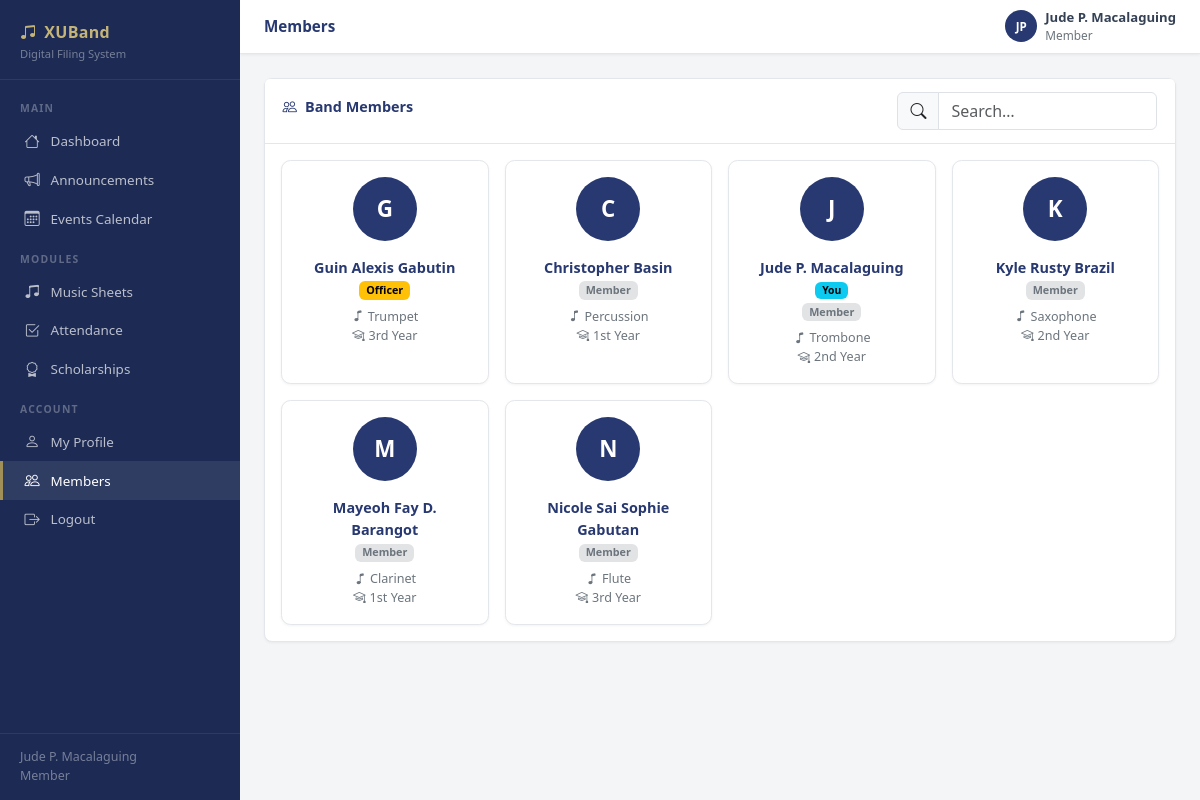
/band-members.php (signed in), run on the app's committed database.
### tables this page shows
CREATE TABLE IF NOT EXISTS users (
    id INT AUTO_INCREMENT PRIMARY KEY,
    name VARCHAR(100) NOT NULL,
    email VARCHAR(150) NOT NULL UNIQUE,
    password_hash VARCHAR(255) NOT NULL,
    role ENUM('moderator','officer','member') NOT NULL DEFAULT 'member',
    instrument VARCHAR(100) DEFAULT NULL,
    year_level VARCHAR(20) DEFAULT NULL,
    student_id VARCHAR(50) DEFAULT NULL,
    contact_number VARCHAR(20) DEFAULT NULL,
    status ENUM('active','inactive') NOT NULL DEFAULT 'active',
    profile_notes TEXT DEFAULT NULL,
    avatar_path VARCHAR(255) DEFAULT NULL,
    scholarship_status ENUM('Not Scholar','Half Scholar','Full Scholar') NOT NULL DEFAULT 'Not Scholar',
    created_at DATETIME NOT NULL DEFAULT CURRENT_TIMESTAMP,
    updated_at DATETIME NOT NULL DEFAULT CURRENT_TIMESTAMP ON UPDATE CURRENT_TIMESTAMP
);

### includes/auth.php (called while the page is built, shortened)
<?php
require_once __DIR__ . '/db.php';
function isLoggedIn(): bool {
    return !empty($_SESSION['user_id']);
}
function currentUser(): ?array {
    return [
        'id'    => $_SESSION['user_id'],
        'name'  => $_SESSION['user_name'],
        'role'  => $_SESSION['user_role'],
        'email' => $_SESSION['user_email'],
    ];
}

### includes/db.php (called while the page is built, shortened)
<?php
function getDB(): PDO {
    static $pdo = null;
    if ($pdo === null) {
        $host = DB_HOST === 'localhost' ? '127.0.0.1' : DB_HOST;
        $dsn = 'mysql:host=' . $host . ';port=' . DB_PORT . ';dbname=' . DB_NAME . ';charset=utf8mb4';
        try {
            $pdo = new PDO($dsn, DB_USER, DB_PASS, [
                PDO::ATTR_ERRMODE            => PDO::ERRMODE_EXCEPTION,
                PDO::ATTR_DEFAULT_FETCH_MODE => PDO::FETCH_ASSOC,
                PDO::ATTR_EMULATE_PREPARES   => false,
                PDO::ATTR_TIMEOUT            => 10,
            ]);
        } catch (PDOException $e) {
            http_response_code(500);
            die(json_encode(['error' => 'Database connection failed: ' . $e->getMessage()]));
        }
    }
    return $pdo;
}
function dbQuery(string $sql, array $params = []): array {
    $stmt = getDB()->prepare($sql);
    $stmt->execute($params);
    return $stmt->fetchAll();
}

### public/band-members.php (the view, shortened to what this page needs)
<?php
require_once __DIR__ . '/../includes/auth.php';
require_once __DIR__ . '/../includes/db.php';
require_once __DIR__ . '/../includes/helpers.php';
require_once __DIR__ . '/../includes/layout.php';
$user = currentUser();
$members = dbQuery(
    'SELECT u.id, u.name, u.role, u.instrument, u.year_level, u.student_id,
            u.status, u.avatar_path, COALESCE(ps.total_points,0) AS penalty_points
     FROM users u
     LEFT JOIN penalty_summary ps ON ps.user_id = u.id
     WHERE u.role != "moderator" AND u.status = "active"
     ORDER BY u.role ASC, u.name ASC'
);
layout_head('Members', 'band-members');
?>
<div class="card">
  <div class="card-header d-flex justify-content-between align-items-center flex-wrap gap-2">
    <span class="card-title"><i class="bi bi-people me-2"></i>Band Members</span>
    <div class="input-group" style="max-width:260px">
      <span class="input-group-text"><i class="bi bi-search"></i></span>
      <input id="memberSearch" type="search" class="form-control" placeholder="Search…">
    </div>
  </div>
  <div class="card-body p-3">
    <?php if (!$members): ?>
    <div class="empty-state">
      <div class="empty-icon"><i class="bi bi-people"></i></div>
      <p>No members found.</p>
    </div>
    <?php else: ?>
    <div class="row g-3" id="memberGrid">
      <?php foreach ($members as $m):
        $initials = strtoupper(substr($m['name'], 0, 1));
        $isMe = $m['id'] === $user['id'];
      ?>
      <div class="col-sm-6 col-md-4 col-lg-3 member-item">
        <div class="card h-100 text-center p-3" style="border:1.5px solid #e3e6ea;border-radius:.6rem">
          <?php if (!empty($m['avatar_path']) && file_exists(__DIR__ . '/' . $m['avatar_path'])): ?>
          <img src="<?= h($m['avatar_path']) ?>" alt="<?= h($m['name']) ?>"
               style="width:64px;height:64px;border-radius:50%;object-fit:cover;margin:0 auto .75rem">
          <?php else: ?>
          <div class="user-avatar mx-auto mb-3" style="width:64px;height:64px;font-size:1.4rem">
            <?= h($initials) ?>
          </div>
          <?php endif; ?>
          <div class="fw-bold" style="color:var(--xu-navy)"><?= h($m['name']) ?><?= $isMe ? ' <span class="badge text-bg-info" style="font-size:.65rem">You</span>' : '' ?></div>
          <div class="mb-2"><?= roleBadge($m['role']) ?></div>
          <?php if ($m['instrument']): ?>
          <div class="text-muted small"><i class="bi bi-music-note me-1"></i><?= h($m['instrument']) ?></div>
          <?php endif; ?>
          <?php if ($m['year_level']): ?>
          <div class="text-muted small"><i class="bi bi-mortarboard me-1"></i><?= h($m['year_level']) ?></div>
          <?php endif; ?>
        </div>
      </div>
      <?php endforeach; ?>
    </div>
    <?php endif; ?>
  </div>
</div>
<?php layout_foot(); ?>

### includes/layout.php (shortened to what this page needs)
<?php
function layout_head(string $title = 'XUBand', string $pageKey = ''): void {
    $user = currentUser();
    $initials = strtoupper(implode('', array_map(fn($w) => $w[0], explode(' ', $user['name']))));
    $initials = substr($initials, 0, 2);
    $role = $user['role'];
    $currentPage = basename($_SERVER['PHP_SELF'], '.php');
    $isActive = fn(string $key) => ($key === $currentPage || $key === $pageKey) ? ' active' : '';
    $profile = \dbQueryOne('SELECT avatar_path FROM users WHERE id = ?', [$user['id']]);
    $avatarPath = $profile['avatar_path'] ?? '';
    $hasAvatar = !empty($avatarPath) && file_exists(__DIR__ . '/../public' . $avatarPath);
    ?>
<!DOCTYPE html>
<html lang="en">
<head>
  <link rel="stylesheet" href="/assets/css/bootstrap.min.css">
  <link rel="stylesheet" href="/assets/css/bootstrap-icons.min.css">
  <link rel="stylesheet" href="/assets/css/style.css">
</head>
<body>
<nav id="sidebar">
  <div class="sidebar-brand">
    <div class="brand-name"><i class="bi bi-music-note-beamed me-2"></i>XUBand</div>
    <div class="brand-sub">Digital Filing System</div>
  </div>
  <div class="sidebar-nav">
    <div class="sidebar-section">Main</div>
    <a href="/dashboard.php" class="sidebar-link<?= $isActive('dashboard') ?>">
      <i class="bi bi-house"></i> Dashboard
    </a>
    <a href="/announcements.php" class="sidebar-link<?= $isActive('announcements') ?>">
      <i class="bi bi-megaphone"></i> Announcements
    </a>
    <a href="/events.php" class="sidebar-link<?= $isActive('events') ?>">
      <i class="bi bi-calendar3"></i> Events Calendar
    </a>
    <div class="sidebar-section">Modules</div>
    <a href="/music-sheets.php" class="sidebar-link<?= $isActive('music-sheets') ?>">
      <i class="bi bi-music-note-beamed"></i> Music Sheets
    </a>
    <a href="/attendance.php" class="sidebar-link<?= $isActive('attendance') ?>">
      <i class="bi bi-check2-square"></i> Attendance
    </a>
    <a href="/scholarships.php" class="sidebar-link<?= $isActive('scholarships') ?>">
      <i class="bi bi-award"></i> Scholarships
    </a>
    <div class="sidebar-section">Account</div>
    <a href="/profile.php" class="sidebar-link<?= $isActive('profile') ?>">
      <i class="bi bi-person"></i> My Profile
    </a>
    <?php if (in_array($role, ['member', 'officer'])): ?>
    <a href="/band-members.php" class="sidebar-link<?= $isActive('band-members') ?>">
      <i class="bi bi-people"></i> Members
    </a>
    <?php endif; ?>
    <a href="/logout.php" class="sidebar-link" data-confirm="Log out?">
      <i class="bi bi-box-arrow-right"></i> Logout
    </a>
  </div>
  <div class="sidebar-footer">
    <?= h($user['name']) ?><br>
    <?= h(ucfirst($role)) ?>
  </div>
</nav>
<div id="main-wrapper">
  <div id="topbar">
    <div class="d-flex align-items-center gap-2">
      <span class="topbar-title"><?= h($title) ?></span>
    </div>
    <div class="d-flex align-items-center gap-2">
      <?php if ($hasAvatar): ?>
      <img src="<?= h($avatarPath) ?>" alt="Avatar"
           style="width:32px;height:32px;border-radius:50%;object-fit:cover;flex-shrink:0">
      <?php else: ?>
      <div class="user-avatar"><?= h($initials) ?></div>
      <?php endif; ?>
      <div class="d-none d-sm-block">
        <div class="fw-semibold" style="font-size:.82rem;color:#344054"><?= h($user['name']) ?></div>
        <div class="text-muted" style="font-size:.74rem"><?= h(ucfirst($role)) ?></div>
      </div>
    </div>
  </div>
  <div class="page-body">
<?php
}
function layout_foot(): void {
?>
  </div>
</div>
</body>
</html>
<?php
}
?>

### includes/helpers.php (shortened to what this page needs)
<?php
function h(mixed $val): string {
    return htmlspecialchars((string)$val, ENT_QUOTES | ENT_HTML5, 'UTF-8');
}
function roleBadge(string $role): string {
    $map = [
        'moderator' => 'bg-primary text-white',
        'officer'   => 'text-bg-warning',
        'member'    => 'bg-secondary-subtle text-secondary',
    ];
    $cls = $map[$role] ?? 'bg-secondary-subtle text-secondary';
    return '<span class="badge ' . $cls . '">' . h(ucfirst($role)) . '</span>';
}

### public/assets/css/style.css (style rules this page uses)
:root { --xu-navy: #283971; --xu-navy-dark: #1c2a54; --xu-gold: #a19158; --xu-gold-lt: #c4b47a; --sidebar-w: 240px; }
body { background: #f4f5f7; font-size: .9rem; }
#sidebar { width: var(--sidebar-w); min-height: 100vh; background: var(--xu-navy-dark); position: fixed; top: 0; left: 0; display: flex; flex-direction: column; z-index: 1040; transition: transform .25s ease; overflow-y: auto; }
.sidebar-brand { padding: 1.25rem 1.25rem 1rem; border-bottom: 1px solid rgba(255,255,255,.08); }
.sidebar-brand .brand-name { font-size: 1rem; font-weight: 700; color: var(--xu-gold-lt); letter-spacing: .3px; }
.sidebar-brand .brand-sub { font-size: .7rem; color: rgba(255,255,255,.4); margin-top: 2px; }
.sidebar-section { font-size: .65rem; font-weight: 700; text-transform: uppercase; letter-spacing: 1.2px; color: rgba(255,255,255,.3); padding: .85rem 1.25rem .3rem; }
.sidebar-nav { flex: 1; padding: .5rem 0; }
.sidebar-link { display: flex; align-items: center; gap: .6rem; padding: .5rem 1.25rem; color: rgba(255,255,255,.7); font-size: .84rem; font-weight: 500; text-decoration: none; border-left: 3px solid transparent; transition: all .15s; }
.sidebar-link i { font-size: .95rem; width: 18px; text-align: center; flex-shrink: 0; }
.sidebar-link.active { background: rgba(255,255,255,.09); color: #fff; border-left-color: var(--xu-gold); }
.sidebar-footer { padding: .9rem 1.25rem; border-top: 1px solid rgba(255,255,255,.08); font-size: .78rem; color: rgba(255,255,255,.4); line-height: 1.5; }
#main-wrapper { margin-left: var(--sidebar-w); min-height: 100vh; display: flex; flex-direction: column; }
#topbar { height: 54px; background: #fff; border-bottom: 1px solid #e3e6ea; display: flex; align-items: center; justify-content: space-between; padding: 0 1.5rem; position: sticky; top: 0; z-index: 1030; box-shadow: 0 1px 3px rgba(0,0,0,.06); }
.topbar-title { font-weight: 700; font-size: .95rem; color: var(--xu-navy); }
.user-avatar { width: 32px; height: 32px; background: var(--xu-navy); color: #fff; border-radius: 50%; display: flex; align-items: center; justify-content: center; font-size: .72rem; font-weight: 700; flex-shrink: 0; }
.page-body { padding: 1.5rem; flex: 1; }
.card { border: 1px solid #e3e6ea; box-shadow: 0 1px 3px rgba(0,0,0,.05); border-radius: .5rem; }
.card-header { background: #fff; border-bottom: 1px solid #e3e6ea; font-weight: 700; font-size: .88rem; padding: .8rem 1.1rem; }
.card-title { font-weight: 700; color: var(--xu-navy); font-size: .9rem; }
.card-header { background: #fff; border-bottom: 1px solid #e3e6ea; }
.text-muted { color: #6c757d !important; }

### data on the page
users: name "Jude P. Macalaguing", role "Member", name "JP", name "J", shows "You", instrument "Trombone", year_level "2nd Year"
users: name "G", name "Guin Alexis Gabutin", role "Officer", instrument "Trumpet", year_level "3rd Year"
users: name "C", name "Christopher Basin", role "Member", instrument "Percussion", year_level "1st Year"
users: name "K", name "Kyle Rusty Brazil", role "Member", instrument "Saxophone", year_level "2nd Year"
users: name "M", name "Mayeoh Fay D. Barangot", role "Member", instrument "Clarinet", year_level "1st Year"
users: name "N", name "Nicole Sai Sophie Gabutan", role "Member", instrument "Flute", year_level "3rd Year"

### other printed values
$title "Members"
